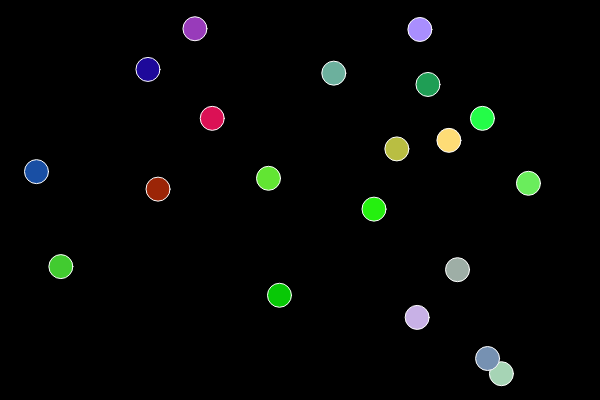
Frame 1 (no input)
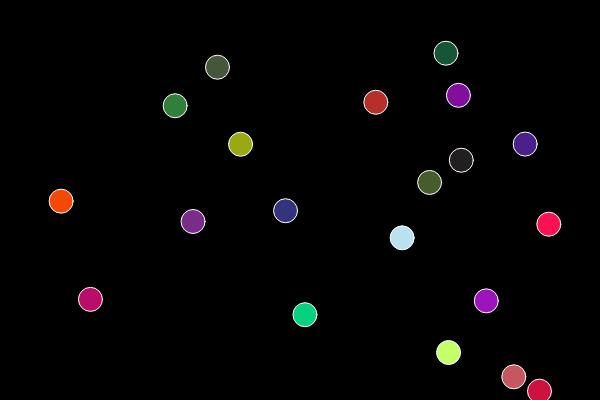
Frame 60 (no input)
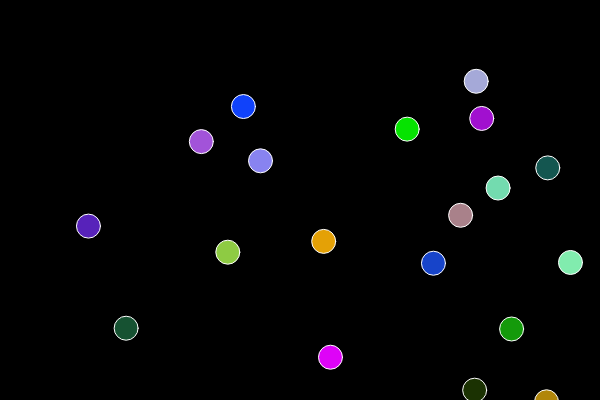
Frame 120 (the mouse pressed at the canvas centre since frame 60)

The p5.js sketch that drew these frames (run headless with seeded random() and noise() and a simulated clock; from frame 60 on, the mouse is pressed at the canvas centre):

// p5.js sketch
// ── sketch.js
//declaring array
var fruits = []; 

//setup canvas
function setup() {
  createCanvas(600, 400);
  
  //creating objects from fruit constructor
  for (var i = 0; i < 20; i++) { 
    
    //calling our new fruit constructor
    fruits[i] = new Fruit();
  }
}

function draw() {
  background(0);
  
  //looping through objects to move and display them on canvas
  for (var i = 0; i < fruits.length; i++) {
    fruits[i].move();
    fruits[i].display();
  }
}

//defining our fruit constructor 
function Fruit() {
  this.x = random(0, width);
  this.y = random(0, height);

  this.display = function() {
    stroke(255);
    fill(random(0,255),random(0,255),random(0,255)); //added random rgb colors 
    ellipse(this.x, this.y, 24, 24);

  }
//function to move objects
  this.move = function() {
    this.x = this.x + random(-1, 2); 
    this.y = this.y + random(-1, 2);

  }
}
